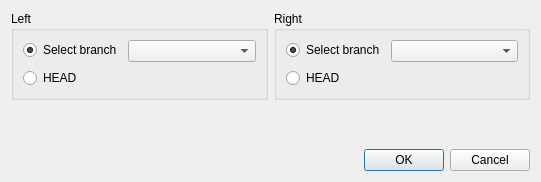
<?xml version="1.0" encoding="UTF-8"?>
<ui version="4.0">
 <class>SelectBranchesToDiffDialog</class>
 <widget class="QDialog" name="SelectBranchesToDiffDialog">
  <property name="geometry">
   <rect>
    <x>0</x>
    <y>0</y>
    <width>541</width>
    <height>182</height>
   </rect>
  </property>
  <property name="windowTitle">
   <string>Select branches</string>
  </property>
  <property name="windowIcon">
   <iconset theme="kommit"/>
  </property>
  <layout class="QVBoxLayout" name="verticalLayout">
   <item>
    <layout class="QHBoxLayout" name="horizontalLayout">
     <item>
      <widget class="QGroupBox" name="groupBox">
       <property name="title">
        <string>Left</string>
       </property>
       <layout class="QFormLayout" name="formLayout_2">
        <item row="0" column="0">
         <widget class="QRadioButton" name="radioButtonSelectLeftBranch">
          <property name="text">
           <string>Select branch</string>
          </property>
          <property name="checked">
           <bool>true</bool>
          </property>
         </widget>
        </item>
        <item row="0" column="1">
         <widget class="QComboBox" name="comboBoxOldBranch"/>
        </item>
        <item row="1" column="0">
         <widget class="QRadioButton" name="radioButtonLeftIsHead">
          <property name="text">
           <string>HEAD</string>
          </property>
         </widget>
        </item>
       </layout>
      </widget>
     </item>
     <item>
      <widget class="QGroupBox" name="groupBox_2">
       <property name="title">
        <string>Right</string>
       </property>
       <layout class="QFormLayout" name="formLayout">
        <item row="0" column="0">
         <widget class="QRadioButton" name="radioButtonSelectRightBranch">
          <property name="text">
           <string>Select branch</string>
          </property>
          <property name="checked">
           <bool>true</bool>
          </property>
         </widget>
        </item>
        <item row="0" column="1">
         <widget class="QComboBox" name="comboBoxNewBranch"/>
        </item>
        <item row="1" column="0">
         <widget class="QRadioButton" name="radioButtonRightIsHead">
          <property name="text">
           <string>HEAD</string>
          </property>
         </widget>
        </item>
       </layout>
      </widget>
     </item>
    </layout>
   </item>
   <item>
    <spacer name="verticalSpacer">
     <property name="orientation">
      <enum>Qt::Vertical</enum>
     </property>
     <property name="sizeHint" stdset="0">
      <size>
       <width>20</width>
       <height>25</height>
      </size>
     </property>
    </spacer>
   </item>
   <item>
    <widget class="QDialogButtonBox" name="buttonBox">
     <property name="orientation">
      <enum>Qt::Horizontal</enum>
     </property>
     <property name="standardButtons">
      <set>QDialogButtonBox::Cancel|QDialogButtonBox::Ok</set>
     </property>
    </widget>
   </item>
  </layout>
 </widget>
 <resources/>
 <connections>
  <connection>
   <sender>buttonBox</sender>
   <signal>rejected()</signal>
   <receiver>SelectBranchesToDiffDialog</receiver>
   <slot>reject()</slot>
   <hints>
    <hint type="sourcelabel">
     <x>245</x>
     <y>172</y>
    </hint>
    <hint type="destinationlabel">
     <x>286</x>
     <y>181</y>
    </hint>
   </hints>
  </connection>
  <connection>
   <sender>radioButtonSelectLeftBranch</sender>
   <signal>toggled(bool)</signal>
   <receiver>comboBoxOldBranch</receiver>
   <slot>setEnabled(bool)</slot>
   <hints>
    <hint type="sourcelabel">
     <x>70</x>
     <y>57</y>
    </hint>
    <hint type="destinationlabel">
     <x>171</x>
     <y>57</y>
    </hint>
   </hints>
  </connection>
  <connection>
   <sender>radioButtonSelectRightBranch</sender>
   <signal>toggled(bool)</signal>
   <receiver>comboBoxNewBranch</receiver>
   <slot>setEnabled(bool)</slot>
   <hints>
    <hint type="sourcelabel">
     <x>359</x>
     <y>55</y>
    </hint>
    <hint type="destinationlabel">
     <x>441</x>
     <y>56</y>
    </hint>
   </hints>
  </connection>
 </connections>
</ui>
